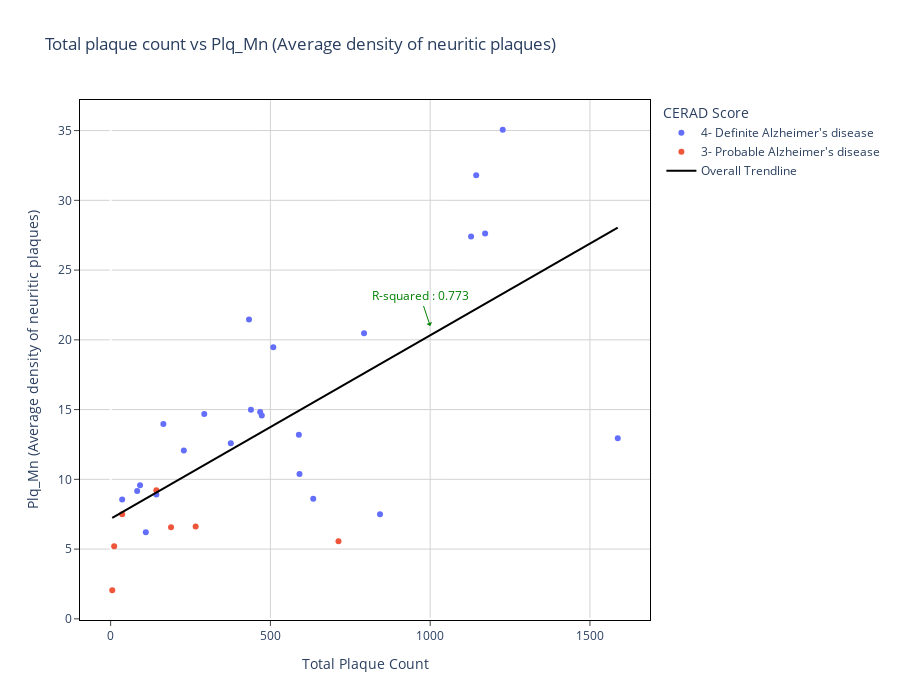

Here is the notebook cell this chart was saved with:
### Code cell
import plotly.express as px
import statsmodels.api as sm

df = plaque_counts_merged[plaque_counts_merged["Cerad_1_score"]!=0]
df["CERAD Score"] = df["Cerad_1_score"].astype(str) + "-" + df["Cerad_1"]
val_y = "Plq_Mn"
val_x= "total_plaques"
title = "Total plaque count vs Plq_Mn (Average density of neuritic plaques)"


fig = px.scatter(df, x=val_x, y=val_y,  trendline="ols", color="CERAD Score", title=title, trendline_scope="overall", trendline_color_override="black")
#trendline="ols",
fig.update_layout(height = 700, width = 900)
fig.update_layout( plot_bgcolor='white')
fig.update_xaxes( mirror=True,
    ticks='outside',
    showline=True,
    linecolor='black',
    gridcolor='lightgrey'
)
fig.update_yaxes(
    mirror=True,
    ticks='outside',
    showline=True,
    linecolor='black',
    gridcolor='lightgrey'
)
fig.add_annotation(x=1000, y=21,
            text="R-squared : 0.773",
            showarrow=True,
            arrowhead=1,
            font=dict(
                color="green",
                size=12
            ),arrowcolor="green")
fig.update_layout(
    xaxis_title_text='Total Plaque Count', # xaxis label
    yaxis_title_text="Plq_Mn (Average density of neuritic plaques)") # yaxis label
fig.show()

#results = px.get_trendline_results(fig)
#print(results.sumaary())

output = sm.OLS(df[val_y], df[val_x]).fit() 
print(output.summary())

### Figure 1 — Plotly figure (JSON) as saved in the notebook; plotly's stock layout.template omitted (floating-point values rounded to 4 significant figures)
{"data": [{"hovertemplate": "CERAD Score=4- Definite Alzheimer's disease <br>total_plaques=%{x}<br>Plq_Mn=%{y}<extra></extra>", "legendgroup": "4- Definite Alzheimer's disease ", "marker": {"color": "#636efa", "symbol": "circle"}, "mode": "markers", "name": "4- Definite Alzheimer's disease ", "orientation": "v", "showlegend": true, "type": "scatter", "x": [36, 229, 143, 634, 433, 1144, 509, 589, 439, 92, 1587, 1128, 843, 165, 1227, 1172, 376, 473, 468, 110, 793, 83, 591, 293], "xaxis": "x", "y": [8.56, 12.07, 8.92, 8.61, 21.45, 31.8, 19.46, 13.2, 14.98, 9.58, 12.94, 27.41, 7.49, 13.96, 35.06, 27.62, 12.58, 14.57, 14.83, 6.21, 20.48, 9.17, 10.39, 14.68], "yaxis": "y"}, {"hovertemplate": "CERAD Score=3- Probable Alzheimer's disease <br>total_plaques=%{x}<br>Plq_Mn=%{y}<extra></extra>", "legendgroup": "3- Probable Alzheimer's disease ", "marker": {"color": "#EF553B", "symbol": "circle"}, "mode": "markers", "name": "3- Probable Alzheimer's disease ", "orientation": "v", "showlegend": true, "type": "scatter", "x": [143, 36, 11, 189, 5, 266, 713], "xaxis": "x", "y": [9.22, 7.49, 5.2, 6.57, 2.05, 6.62, 5.56], "yaxis": "y"}, {"hovertemplate": "<b>OLS trendline</b><br>Plq_Mn = 0.0131537 * total_plaques + 7.17666<br>R<sup>2</sup>=0.467544<br><br>total_plaques=%{x}<br>Plq_Mn=%{y} <b>(trend)</b><extra></extra>", "legendgroup": "Overall Trendline", "line": {"color": "black"}, "mode": "lines", "name": "Overall Trendline", "showlegend": true, "type": "scatter", "x": [5, 11, 36, 36, 83, 92, 110, 143, 143, 165, 189, 229, 266, 293, 376, 433, 439, 468, 473, 509, 589, 591, 634, 713, 793, 843, 1128, 1144, 1172, 1227, 1587], "xaxis": "x", "y": [7.242, 7.321, 7.65, 7.65, 8.268, 8.387, 8.624, 9.058, 9.058, 9.347, 9.663, 10.19, 10.68, 11.03, 12.12, 12.87, 12.95, 13.33, 13.4, 13.87, 14.92, 14.95, 15.52, 16.56, 17.61, 18.27, 22.01, 22.22, 22.59, 23.32, 28.05], "yaxis": "y"}], "layout": {"annotations": [{"arrowcolor": "green", "arrowhead": 1, "font": {"color": "green", "size": 12}, "showarrow": true, "text": "R-squared : 0.773", "x": 1000, "y": 21}], "height": 700, "legend": {"title": {"text": "CERAD Score"}, "tracegroupgap": 0}, "plot_bgcolor": "white", "title": {"text": "Total plaque count vs Plq_Mn (Average density of neuritic plaques)"}, "width": 900, "xaxis": {"anchor": "y", "domain": [0, 1], "gridcolor": "lightgrey", "linecolor": "black", "mirror": true, "showline": true, "ticks": "outside", "title": {"text": "Total Plaque Count"}}, "yaxis": {"anchor": "x", "domain": [0, 1], "gridcolor": "lightgrey", "linecolor": "black", "mirror": true, "showline": true, "ticks": "outside", "title": {"text": "Plq_Mn (Average density of neuritic plaques)"}}}}
